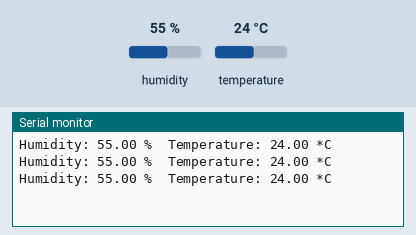
Bench run of a sketch on a simulated Arduino Uno, built with avr-gcc and run on an emulated ATmega328P. Shown: the last lines printed to the serial monitor. Inputs (shaded band) come from the test bench; at power-on: humidity 55 %, temperature 24 °C.

Above: at 3.8 s.
3.9 s: humidity set to 22 %
At 6.7 s:
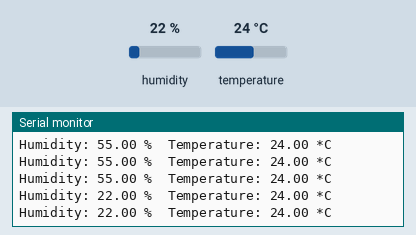
10.1 s: temperature set to 12 °C
At 11.0 s:
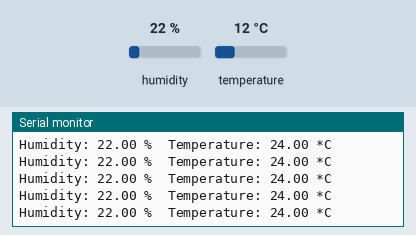
13.0 s: humidity set to 40 %
At 14.0 s:
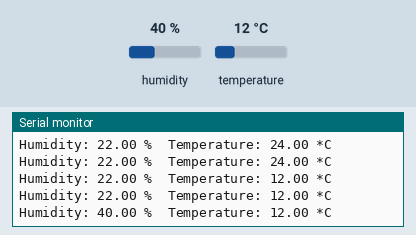
Timing chart, 0 to 16.0 s (numbered marks = the images above; inputs shaded):
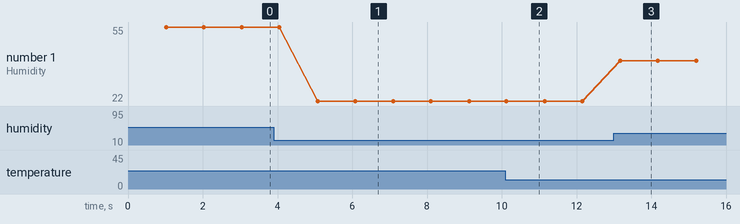

Measured:
- after the input at 3.9 s, the serial monitor: prints a new line after 1.2 s (image 1)
- after the input at 13.0 s, the serial monitor: prints a new line after 0.18 s (image 3)
- plotted number 1: 55 → 22 after the input at 3.9 s, 22 → 40 after the input at 13.0 s

The sketch:

03_DHT11_Humid_and_Temp.ino
```cpp
/*
DHT มาจากคำว่า Digital Humidity and Temperature Sensor
แปลตรงตัวเลยก็คือเซนเซอร์ตรวจจับความชื้นและอุณหภูมิแบบดิจิทัล

ก่อนใช้งานจะต้องติดตั้งชุด Library เพิ่มเติม
เพื่อสั่งงานอุปกรณ์ผ่านชุดคำสั่งใน Library แทนที่จะต้องเขียนโค้ดเองทั้งหมด

วิธีติดตั้ง Library
1.คลิกที่เมนู Sketch > Include Library > Manage Libraries...
2.ค้นหา Library ที่ชื่อว่า DHT sensor library by Adafruit แล้วกด Install
3.ค้นหา Library ที่ชื่อว่า Adafruit Unified Sensor by Adafruit แล้วกด Install

เชื่อมต่อขา DAT ที่เซ็นเซอร์กับขา Digital หมายเลข 2, 5V, GND

ที่มา https://www.arduinospro.com/article/42/arduino-sensor-example-ep7-dht-sensor-เซนเซอร์วัดอุณหภูมิและความชื้นในอากาศ
*/

#include "DHT.h"                          // นำเข้าไรบลารี่ DHT.h

#define DHTPIN 2                          // กำหนด Pin เชื่อมต่อเซนเซอร์
#define DHTTYPE DHT11                     // กำหนดชนิดของเซนเซอร์ DHT11, DHT22, DHT21

DHT dht(DHTPIN, DHTTYPE);

void setup() {
  Serial.begin(9600);
  dht.begin();

}

void loop() {
  delay(1000);                            // หน่วงเวลา 1000 มิลลิวินาที
                                          // เซนเซอร์ใช้เวลาในการอ่านค่าความชื้นและอุณหมิประมาณ 250 มิลลิวินาที

  float h = dht.readHumidity();           // อ่านค่าความชื้นไว้ในตัวแปร h ชนิด float (ทศนิยม)
  float t = dht.readTemperature();        // อ่านค่าความอุณหภูมิเป็นองศาเซลเซียส (ค่าเริ่มต้น
                                          // ไว้ในตัวแปร t ชนิด float (ทศนิยม)


  // ตรวจสอบค่าที่ได้จากเซ็นเซอร์ หากมีความผิดพลาดของข้อมูล ให้แสดงข้อความ Failed แล้วให้ทำการตรวจสอบอีกครั้ง
  if (isnan(h) || isnan(t)) {
    Serial.println("Failed to read from DHT sensor!");
    return;

  }


  Serial.print("Humidity: ");
  Serial.print(h);                          // แสดงค่าความชื้น
  Serial.print(" %\t");
  Serial.print("Temperature: ");
  Serial.print(t);                          // แสดงค่าอุณหภูมิเป็นองศาเซลเซียส
  Serial.println(" *C ");

}
```
